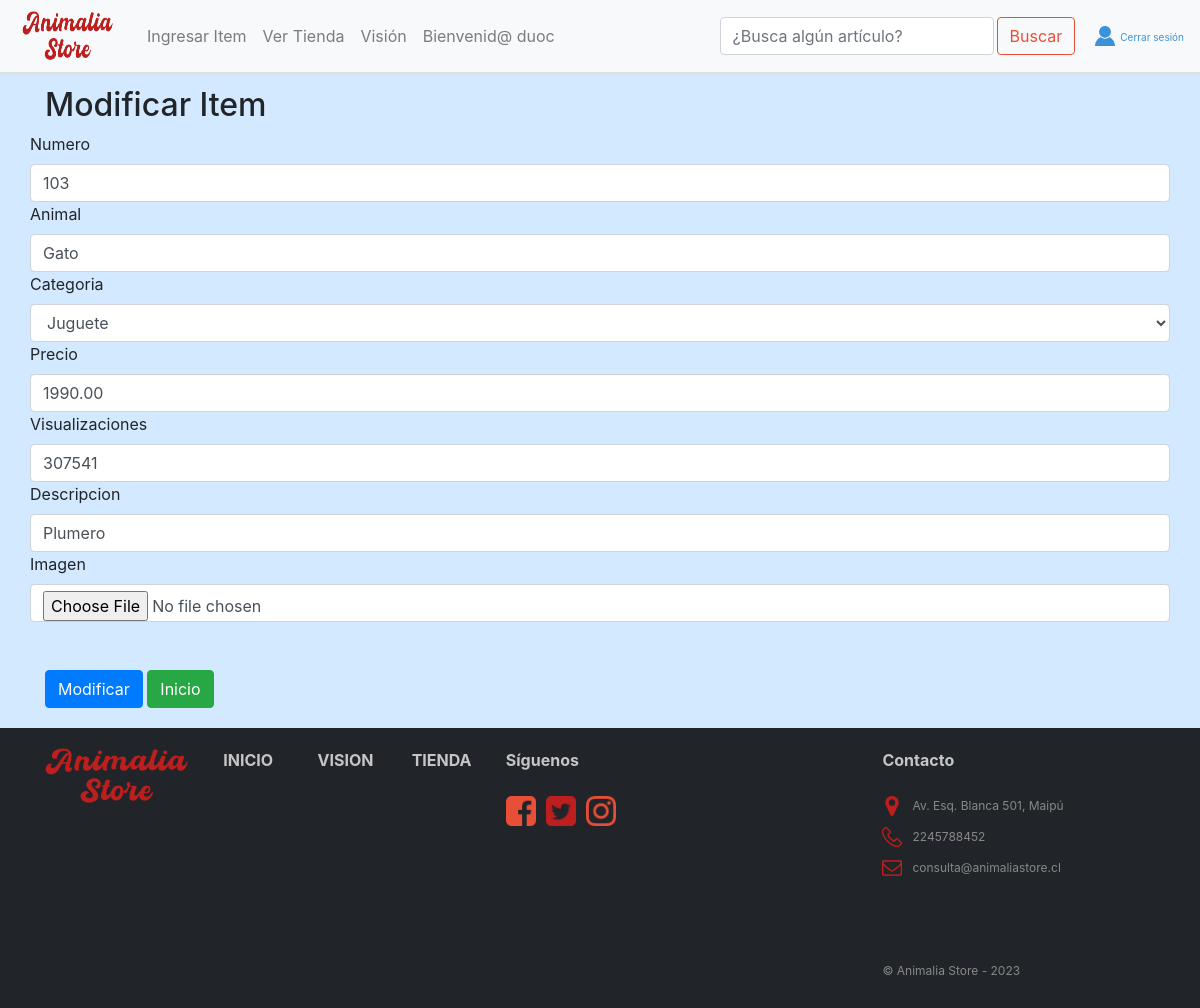
The app's page /modificar/103 (signed in) with its own data.
### vehiculos/models.py (models this page shows, shortened)
class Animal(models.Model):
    numero = models.CharField(primary_key=True, max_length=10, verbose_name="Id")
    animal = models.CharField(max_length=100, blank=False, verbose_name="Animal")
    categoria = models.ForeignKey(Categoria, on_delete=models.CASCADE, verbose_name="Categoria")
    precio = models.DecimalField(max_digits=10, decimal_places=2, blank=False, verbose_name="Precio")
    visualizaciones = models.PositiveIntegerField(default='', blank=False, verbose_name="Visualizaciones")
    descripcion = models.TextField(max_length=50, null=True)
    imagen = models.ImageField(upload_to="imagenes", null=True, blank=True, verbose_name="Imagen")

### vehiculos/views.py (the view)
# urls.py: path('modificar/<id>', modificar, name="modificar"),
@login_required
def modificar(request,id):
    animal = Animal.objects.get(numero=id)         #obtenemos un objeto por su pk
    datos ={
        'form':AnimalForm(instance=animal)
    }
    if request.method=='POST':
        formulario = AnimalForm(data=request.POST, instance=animal, files=request.FILES)
        if formulario.is_valid:
            formulario.save()
            return redirect ('dos')
    return render(request, 'modificar.html', datos)

### vehiculos/context_processor.py (called while the page is built, shortened)
def total_carrito(request):
    total = 0
    return {'total_carrito':int(total)}

### vehiculos/models.py (called while the page is built)
    def __str__(self):
        return self.nombreCategoria

### vehiculos/templates/modificar.html (shortened to what this page needs)
{% extends "base.html" %}
{% block content %}
<!DOCTYPE html>
<html lang="en">
<head>
    {% load static %}
    <link href="{% static 'css/bootstrap.min.css' %}" rel="stylesheet">
    <link href="{% static 'css/estilos.css' %}" rel="stylesheet">
</head>
<body>
    <div class="container">
        <h2>Modificar Item</h2>
        <form method="POST" id="formulario" enctype="multipart/form-data">
            <div class="row">
                <label for="{{ form.field.name }}">
                    {{form.numero.label}}
                </label>
                {{ form.numero }}
            </div>
            <div class="row">
                <label for="{{ form.field.name }}">
                    {{form.animal.label}}
                </label>
                {{ form.animal }}
            </div>
            <div class="row">
                <label for="{{ animalform.field.name }}">
                    {{form.categoria.label}}
                </label>
                {{ form.categoria }}
            </div>
            <div class="row">
                <label for="{{ animalform.field.name }}">
                    {{form.precio.label}}
                </label>
                {{ form.precio }}
            </div>
            <div class="row">
                <label for="{{ animalform.field.name }}">
                    {{form.visualizaciones.label}}
                </label>
                {{form.visualizaciones}}
            </div>
            <div class="row">
                <label for="{{ animalform.field.name }}">
                    {{form.descripcion.label}}
                </label>
                {{form.descripcion}}
            </div>
            <div class="row">
                <label for="{{ form.field.name }}">
                    {{form.imagen.label}}
                </label>
                {{ form.imagen }}
            </div>
            <br><br>
            <div class="form-group">
                <input type="submit" class="btn btn-primary" value="Modificar">
                <a href="{% url 'index' %}" class="btn btn-success">Inicio</a>
            </div>
        </form>
    </div>
</body>
</html>
{% endblock %}

### vehiculos/templates/base.html (shortened to what this page needs)
<!DOCTYPE html>
<html lang="en">
<head>
    {% load static %}
    <link rel="stylesheet" href="https://cdnjs.cloudflare.com/ajax/libs/font-awesome/4.7.0/css/font-awesome.min.css">
    <link  href="{% static 'css/bootstrap.min.css' %}" rel="stylesheet">
    <link href="{% static 'css/estilos.css' %}" rel="stylesheet">
</head>
<body>
    <nav class="navbar navbar-expand-md navbar-light bg-light mb-4" id="barraNav">
        <a href="{% url 'index' %}" id="logoBookStop">
            <img src="{% static 'img/Logo.png' %}" alt="Logo AnimaliaStore" width="100px" height="50px">
        </a>
        <div class="collapse navbar-collapse" id="navbarCollapse">
            {% if user.is_staff %}
            <ul class="navbar-nav mr-auto">
                <li class="nav-item">
                    <a class="nav-link" href="{% url 'dos' %}">Ingresar Item</a>
                </li>
                <li class="nav-item">
                    <a class="nav-link" href="{% url 'mostrar' %}">Ver Tienda</a>
                </li>
                <li class="nav-item">
                    <a class="nav-link" href="{%url 'vision' %}">Visión</a>
                </li>
                <li class="nav-item">
                    <a class="nav-link" href="#">Bienvenid@ {{ user.username }} </a>
                </li>
            </ul>
            {% endif %}
            <form class="form-inline mt-2 mt-md-0">
                <input class="form-control mr-sm-2" type="text" placeholder="¿Busca algún artículo?" aria-label="Search">
                <button class="btn btn-outline-success my-2 my-sm-0" type="submit" id="btnBuscar">Buscar</button>
            </form>
            <div>
                {% if user.is_authenticated %}
                <a href="{% url 'logout' %}" id="userBookStop">
                    <img src="{% static 'img/user-vector-icon.png' %}" alt="userBookStop" width="20px">Cerrar sesión
                </a>
                {% else %}
                <a href="{% url 'login' %}" id="userBookStop">
                    <img src="{% static 'img/user-vector-icon.png' %}" alt="userBookStop" width="20px">Iniciar sesión
                </a>
                {% endif %}
            </div>
        </div>
    </nav>
    {% block content %}
    {% endblock %}
    <footer >
        <div class="row col-12">
            <div class="col-lg-2">
                <a href="{%url 'index'%}" id="linkFooter">
                <img src="{% static 'img/Logo.png' %}" alt="AnimaliaStore" class="img-fluid" width="200px" ></a>
            </div>
            <div class="col-lg-1">
                <a href="{%url 'index'%}" id="linkFooter"><strong>INICIO</strong></a>
            </div>
            <div class="col-lg-1">
                <a href="{%url 'vision'%}" id="linkFooter"><strong>VISION</strong></a>
            </div>
            <div class="col-lg-1">
                <a href="{%url 'mostrar'%}" id="linkFooter"><strong>TIENDA</strong></a>
            </div>
            <div class="col-lg-4">
                <strong>Síguenos</strong>
                <br><br>
                <div class="row">
                    <a href="https://www.facebook.com">
                    <img src="{% static 'img/2000px-Facebook_font_awesome.svg.png' %}" alt="" width="30px" height="30px"
                        style=" margin-left: 15px;"></a>
                        <a href="https://www.twitter.com">
                    <img src="{% static 'img/twitter.png' %}" alt="" width="30px" height="30px" style=" margin-left: 10px;"></a>
                    <a href="https://www.instagram.com">
                    <img src="{% static 'img/Instagram.png' %}" alt="" width="30px" height="30px" style=" margin-left: 10px;"></a>
                </div>
            </div>
            <div class="col-lg-3">
                <strong>Contacto</strong>
                <br><br>
                <div class="row">
                    <img src="{% static 'img/location.png' %}" alt="" width="20px" height="20px"
                        style="margin-right: 10px; margin-left: 15px;">
                    <p>Av. Esq. Blanca 501, Maipú</p>
                </div>
                <div class="row">
                    <img src="{% static 'img/fono.png' %}" alt="" width="20px" height="20px"
                        style="margin-right: 10px; margin-left: 15px;">
                    <p>2245788452</p>
                </div>
                <div class="row">
                    <img src="{% static 'img/email.png' %}" alt="" width="20px" height="20px"
                        style="margin-right: 10px; margin-left: 15px;">
                    <p>consulta@animaliastore.cl</p>
                </div>
                <br><br><br>
                <p>&copy; Animalia Store - 2023</p>
            </div>
        </div>
    </footer>
</body>
</html>

### vehiculos/static/css/estilos.css (style rules this page uses)
body { background-color: #d3e9ff; padding-top: 86px; }
#logoBookStop { color: #3C92D8; font-size: 20px; text-decoration: none; margin-right: 16px; padding-top: 3px; }
#logoBookStop img { margin-right: 7px; margin-bottom: 3px; }
.navbar { -webkit-box-shadow: 0px 2px 2px #dddddd; -moz-box-shadow: 0px 2px 2px #dddddd; box-shadow: 0px 2px 2px #dddddd; position: fixed; z-index: 1; display: flex; transition: 0.3s; width: 100%; top: 0; }
#userBookStop { color: #3C92D8; font-size: 10px; text-decoration: none; }
#userBookStop img { margin-right: 5px; margin-bottom: 3px; }
#btnBuscar { border-color: #e94f37; color: #e94f37; margin-right: 20px; margin-left: -5px; }
footer { padding: 20px; color: #c5c5c5; background-color: #212529; height: 280px; margin-top: 20px; }
footer div p { font-size: 12px; color: #888888; padding-top: 5px; line-height: 10px; }
#linkFooter { color: #c5c5c5; text-decoration: none; }

### records on screen
Animal: numero "103", animal "Gato", categoria "Juguete", precio "1990.00", visualizaciones "307541", descripcion "Plumero"

### other values on screen
{{ user.username }} "duoc"
